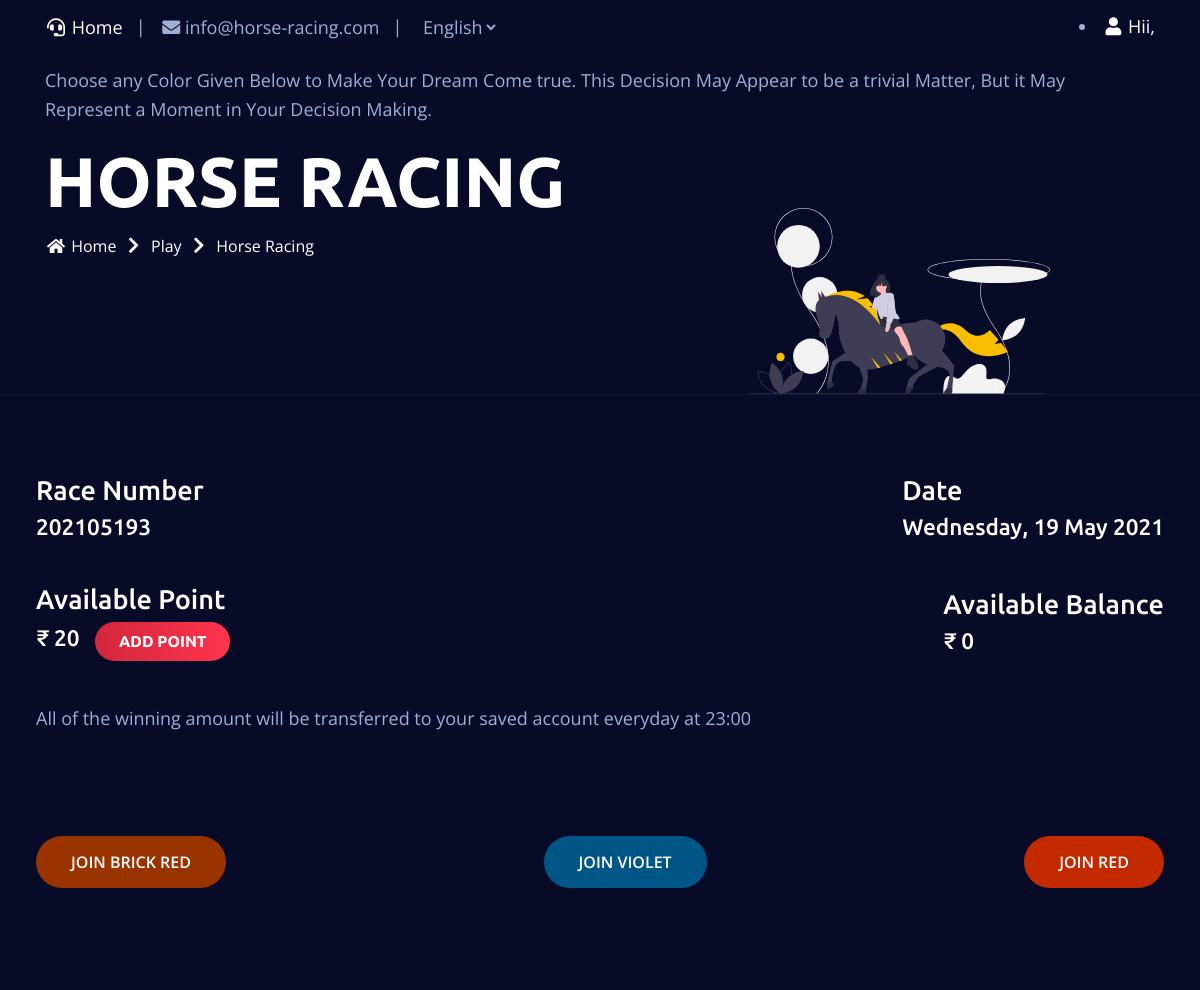
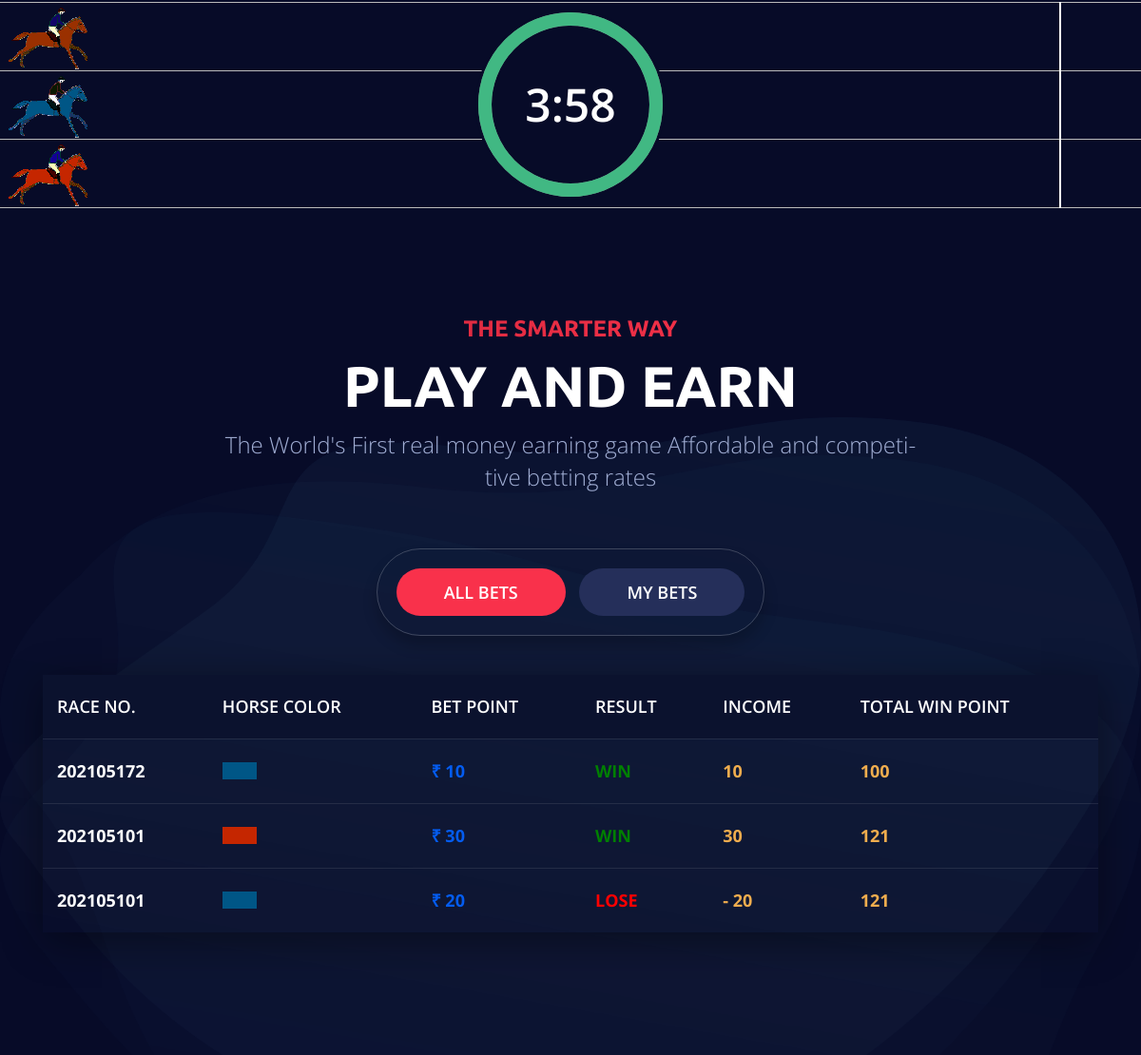
The app's page /tournaments (signed in) with its own data (2 pictures, top to bottom).
### horse_racing/models.py (models this page shows, shortened)
class Registration(models.Model):
    referral = models.CharField(max_length=12, null=False)
    phone_number = models.IntegerField(blank=True, unique=True)
    full_name = models.CharField(max_length=255, blank=True)
    user = models.ForeignKey(User, on_delete=models.CASCADE, null=True)
    balance = models.CharField(max_length=50, default="10")
    win_balance = models.CharField(max_length=50, default='0')

class GamePlayHistory(models.Model):
    time = models.TimeField(auto_now_add=True)
    date = models.DateField(auto_now_add=True)
    amount = models.IntegerField()
    which_horse = models.CharField(max_length=20)
    result = models.CharField(max_length=10, default='Lose')
    game = models.ForeignKey(HorseRacing, on_delete=models.CASCADE, related_name="horse_history", default=None, null=True)
    player = models.ForeignKey(User, on_delete=models.CASCADE, related_name="user_history", default=None, null=True)
    total_bet = models.IntegerField(default=0)

class HorseRacing(models.Model):
    game_no = models.IntegerField()
    open = models.BooleanField(default=True)
    timestamp = models.DateTimeField(auto_now_add=True)
    horse1 = models.IntegerField(default=0)
    horse2 = models.IntegerField(default=0)
    horse3 = models.IntegerField(default=0)
    winner = models.CharField(max_length=10, default="No One")

### horse_racing/views.py (the view, shortened to what this page needs)
# urls.py: path('tournaments', views.tournaments, name="tournaments"),
@login_required(login_url='/login')
def tournaments(request):
    global time_left
    now = datetime.datetime.now()
    time_diff = str(time_left - now)
    if time_diff[0:5] == '-1 da':
        time_left = datetime.datetime.now() + datetime.timedelta(minutes=4)
        current_second = 240
        milli_sec = 240000
    else:
        current_minute = time_diff[2:4]
        current_second = time_diff[5:7]
        if '0' in current_second:
            current_second = current_second[1]
        elif '0' in current_minute:
            current_minute = current_minute[1]
        current_second = (int(current_minute) * 60) + int(current_second)
        current_second = int(current_second)
        milli_sec = current_second * 1000
    user = request.user
    g_no = HorseRacing.objects.latest('timestamp')
    if g_no.open:
        g_no = g_no.game_no
    if Registration.objects.filter(user=user).exists():
        bal = Registration.objects.get(user=request.user)
        win_bal = bal.win_balance
        bal = bal.balance
    d = str(g_no)
    cond = ['-time']
    all_bets = GamePlayHistory.objects.all().order_by(*cond)
    my_bets = GamePlayHistory.objects.filter(player=user).order_by(*cond)
    context = {
        'play': 'active',
        "race_no": d,
        "bal": bal,
        "second_left": current_second,
        "milli_sec_left": milli_sec,
        "win_bal": win_bal,
        "all_bets": all_bets,
        "my_bets": my_bets,
    }
    return render(request, "tournaments.html", context)

### horse_racing/templates/tournaments.html (shortened to what this page needs)
{% load static %}
<!DOCTYPE html>
<html lang="en">
<head>
	<link rel="stylesheet" href="{% static 'assets/css/bootstrap.min.css' %}">
	<link rel="stylesheet" href="{% static 'assets/css/plugin.css' %}">
	<link rel="stylesheet" href="{% static 'assets/css/style.css' %}">
	<link rel="stylesheet" href="{% static 'assets/css/responsive.css' %}">
	<link rel="stylesheet" href="{% static 'assets/css/custom-styles.css' %}">
	<link rel="stylesheet" href="{% static 'assets/css/countdown.css' %}">
</head>
<body>
	<header class="header">
		<section class="top-header">
			<div class="container">
				<div class="row">
					<div class="col-lg-12">
						<div class="content">
							<div class="left-content">
								<ul class="left-list">
									<li>
										<p>
											<a href="/"><i class="fas fa-headset"></i>	Home</a>
										</p>
									</li>
									<li>
										<p>
											<i class="fas fa-envelope"></i>	info@horse-racing.com
										</p>
									</li>
									<li>
										<div class="language-selector">
											<select name="language" class="language">
												<option value="1">English</option>
											</select>
										</div>
									</li>
								</ul>
							</div>
							<div class="right-content">
								<li class="">
										{% if user.is_authenticated %}
										<a class="sign-in" href="profile">
											<i class="fas fa-user"></i> Hii, {{user.first_name}}
										{% else %}
										<a href="login" class="sign-in">
											<i class="fas fa-user"></i> Sign In
										{% endif %}
										</a>
								</li>
							</div>
						</div>
					</div>
				</div>
			</div>
		</section>
	</header>
<section class="breadcrumb-area bc-tournaments">
	<img class="bc-img" src="{% static 'assets/images/game/racing-horse.svg' %}" alt="">
	<div class="container">
		<p class="motivation">Choose  any Color Given Below to Make Your Dream Come true. This Decision May Appear to be a trivial Matter,
		 But it May Represent a Moment in Your Decision Making.</p>
		<div class="row">
			<div class="col-lg-12">
				<h4 class="title">
					Horse Racing
				</h4>
				<ul class="breadcrumb-list">
					<li>
						<a href="/">
							<i class="fas fa-home"></i>
							Home
						</a>
					</li>
					<li>
						<span><i class="fas fa-chevron-right"></i> </span>
					</li>
					<li>
						<a href="play">Play</a>
					</li>
					<li>
						<span><i class="fas fa-chevron-right"></i> </span>
					</li>
					<li>
						<a href="tournaments">Horse Racing</a>
					</li>
				</ul>
			</div>
		</div>
	</div>
</section>
<div class="next-race">
</div>
<section class="balance-and-race-no" autofocus>
	<div class="race-no">
		<h3>Race Number</h3>
		<h4>{{race_no}}</h4>
	</div>
	<div class="race-no">
		<h3>Date</h3>
		<h4 id="date"></h4>
	</div>
</section>
{% if user.is_authenticated %}
<section class="balance-and-race-no">
	<div class="race-no">
		<h3>Available Point</h3>
		<h4>&#8377; <span id="wallet_bal">{{bal}}</span>  &nbsp <button class="mybtn1 add-point" data-target="#add_point" data-toggle="modal">Add Point</button></h4>
	</div>
	<div class="balance">
		<h3>Available Balance</h3>
		<h4>&#8377 <span id="win_wallet_bal">{{win_bal}}</span></h4>
	</div>
</section>
{% endif %}
<marquee behavior="" direction="left" class="balance-and-race-no">All of the winning amount will be transferred to your
	saved account everyday at 23:00</marquee>
{% if user.is_authenticated %}
<section class="balance-and-race-no buttons hide">
	<div class="race-no">
		<button class='mybtn1 green' data-toggle="modal" data-target="#join_game"  onclick="set_horse('horse1')">Join Brick Red</button>
	</div>
	<div class="balance">
		<button class='mybtn1 violet' data-toggle="modal" data-target="#join_game" onclick="set_horse('horse2')">Join Violet</button>
	</div>
	<div class="balance">
		<button class='mybtn1 red' data-toggle="modal" data-target="#join_game" onclick="set_horse('horse3')">Join Red</button>
	</div>
</section>
{% endif %}
<div class="racing-section">
	<div class="countdown">
		<div id="app"></div>
	</div>
	<div class="running-horses">
		<div class="horse horse-1">
			<div class="horse-gif">
				<img src="{% static 'assets/images/game/standing-horse.png' %}" alt="">
			</div>
		</div>
	</div>
	<div class="horse horse-2">
		<div class="horse-gif">
			<img src="{% static 'assets/images/game/standing-horse.png' %}" alt="">
		</div>
	</div>
	<div class="horse horse-3">
		<div class="horse-gif">
			<img src="{% static 'assets/images/game/standing-horse.png' %}" alt="">
		</div>
	</div>
</div>
<section class="activities">
	<img class="shape shape1" src="{% static 'assets/images/people/shape1.png' %}" alt="">
	<img class="shape shape2" src="{% static 'assets/images/people/shape2.png' %}" alt="">
	<div class="container">
		<div class="row justify-content-center">
			<div class="col-lg-8 col-md-10">
				<div class="section-heading">
					<h5 class="subtitle">
						The Smarter Way
					</h5>
					<h2 class="title">
						Play and Earn
					</h2>
					<p class="text">
						The World's First real money earning game
						Affordable and competitive betting rates
					</p>
				</div>
			</div>
		</div>
		<div class="row">
			<div class="col-lg-12">
				<div class="tab-menu-area">
					<ul class="nav nav-lend mb-3" id="pills-tab" role="tablist">
						<li class="nav-item active">
							<a class="nav-link active" id="pills-all-bets-tab" data-toggle="pill" href="#pills-all-bets" role="tab"
								aria-controls="pills-all-bets" aria-selected="false">All bets</a>
						</li>
						<li class="nav-item">
								<a class="nav-link" id="pills-my-bets-tab" data-toggle="pill" href="#pills-my-bets" role="tab" aria-controls="pills-my-jackpots" aria-selected="false">My Bets</a>
						</li>
					</ul>
				</div>
				<div class="tab-content" id="pills-tabContent">
					<div class="tab-pane fade show active" id="pills-all-bets" role="tabpanel"
						aria-labelledby="pills-all-bets-tab">
						<div class="responsive-table">
							<table class="table">
								<thead>
									<tr>
										<th scope="col">RACE NO.</th>
										<th scope="col">Horse COLOR</th>
										<th scope="col">BET POINT</th>
										<th scope="col">RESULT</th>
										<th scope="col">INCOME</th>
										<th scope="col">TOTAL WIN POINT</th>
									</tr>
								</thead>
								<tbody>
								{% for all_bet in all_bets %}
									<tr>
										<td>
											{{all_bet.game.game_no}}
										</td>
										<td>
											{% if all_bet.which_horse == 'horse1' %}
											<div class="color-horse1"></div>
											{% elif all_bet.which_horse == 'horse2' %}
											<div class="color-horse2"></div>
											{% else %}
											<div class="color-horse3"></div>
											{% endif %}
										</td>
										<td>
											&#8377 {{all_bet.amount}}
										</td>
										{% if all_bet.result == 'Lose' %}
										<td class="lose">Lose</td>
										{% else %}
										<td class="win">Win</td>
										{% endif %}
										{% if all_bet.result == 'Lose' %}
										<td>- {{all_bet.amount}}</td>
										{% else %}
										<td>{{all_bet.amount}}</td>
										{% endif %}
										<td>{{all_bet.total_bet}}</td>
									</tr>
								{% endfor %}
								</tbody>
							</table>
						</div>
					</div>
				</div>
			</div>
		</div>
	</div>
</section>
</body>
</html>

### horse_racing/static/assets/css/custom-styles.css (style rules this page uses)
.lose { color: red !important; }
.win { color: green !important; }
.color-horse2 { width: 2em; height: 1em; background: #005686; }
.color-horse3 { width: 2em; height: 1em; background: #c52600; }
.horse-1 { background-color: #070b28; border-bottom: 1px solid #bbb; border-top: 1px solid #bbb; }
.horse-2 { background-color: #070b28; border-bottom: 1px solid #bbb; }
.horse-3 { background-color: #070b28; border-bottom: 1px solid #bbbbbb; }
.horse-1 .horse-gif { position: relative; }
.horse-2 .horse-gif { position: relative; }
.horse-3 .horse-gif { position: relative; }
.horse-2 img { filter: hue-rotate(180deg); }
.horse-3 img { filter: saturate(1.5); }
.motivation { padding-top: 2em; }
.racing-section::before { content: ''; width: 2px; height: 100%; position: absolute; background: #fff; right: 7%; }
.balance-and-race-no { background: #070b28; padding: 1em 2em; display: flex; justify-content: space-between; align-items: center; }
.balance-and-race-no h3 { font-size: 1.5em; }
.balance-and-race-no h4 { font-size: 1.25em; }
.mybtn1.green { background: #993300; }
.mybtn1.violet { background: #005686; margin: 2em 0; }
.mybtn1.red { background: #c32a00; }
.balance-and-race-no.buttons { padding-top: 3em; padding-bottom: 4em; }
.breadcrumb-area.bc-tournaments { padding-top: 30px; }
.activities { overflow: hidden; }
.add-point { font-size: 0.7em; padding: 0.6em 1.5em; }

### horse_racing/static/assets/css/countdown.css (style rules this page uses)
.racing-section { position: relative; }
.countdown { background: #070b28; display: flex; justify-content: center; position: absolute; left: 50%; border-radius: 50%; top: 50%; transform: translate(-50%, -50%); transition: all 300ms ease-in; }
.next-race { background: #070b28; display: flex; justify-content: center; align-items: center; padding-top: 1em; padding-top: 1em; padding-bottom: 1em; }

### records on screen
Registration: balance "20"
GamePlayHistory: game.game_no "202105172", which_horse "horse2" (drawn), amount "10", result "WIN", total_bet "100"
GamePlayHistory: game.game_no "202105101", which_horse "horse3" (drawn), amount "30", result "WIN", total_bet "121"
GamePlayHistory: game.game_no "202105101", which_horse "horse2" (drawn), amount "20", result "LOSE", total_bet "121"

### other values on screen
{{ race_no }} "202105193"
{{ win_bal }} "0"
